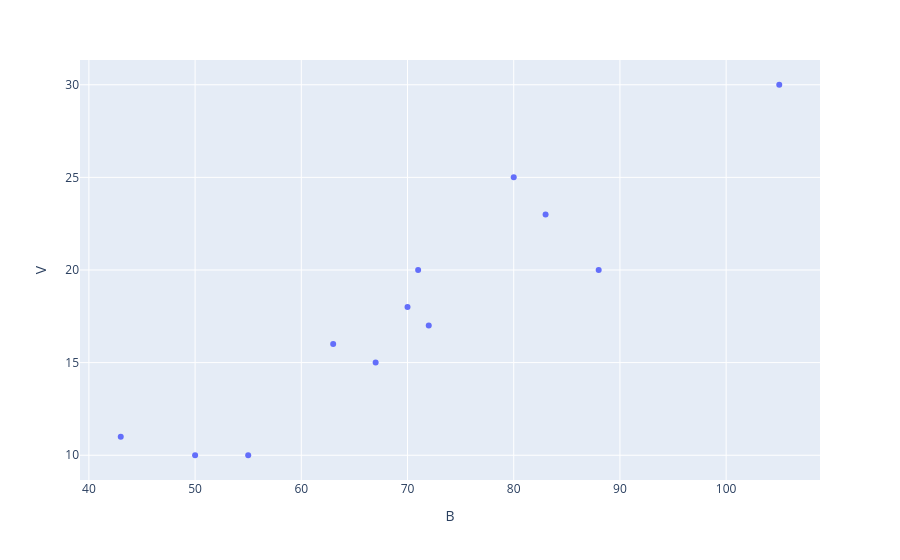

This figure's notebook cell:
### Code cell
fig = px.scatter(data_hockey[data_hockey["Tým"] == "HC VERVA Litvínov"], x = "B", y= "V")
fig.show()

### Figure 1 — Plotly figure (JSON) as saved in the notebook; plotly's stock layout.template omitted (floating-point values rounded to 4 significant figures)
{"data": [{"hovertemplate": "B=%{x}<br>V=%{y}<extra></extra>", "legendgroup": "", "marker": {"color": "#636efa", "symbol": "circle"}, "mode": "markers", "name": "", "orientation": "v", "showlegend": false, "type": "scatter", "x": [105, 55, 88, 50, 71, 63, 72, 70, 67, 83, 80, 43], "xaxis": "x", "y": [30, 10, 20, 10, 20, 16, 17, 18, 15, 23, 25, 11], "yaxis": "y"}], "layout": {"legend": {"tracegroupgap": 0}, "margin": {"t": 60}, "xaxis": {"anchor": "y", "domain": [0, 1], "title": {"text": "B"}}, "yaxis": {"anchor": "x", "domain": [0, 1], "title": {"text": "V"}}}}
